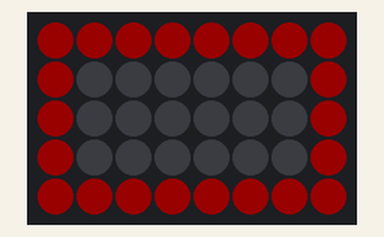
This sketch was run on a simulated Arduino Uno, built with avr-gcc and run on an emulated ATmega328P. On the bench: 8×5 RGB LED matrix (first LED top left, wired row by row). Dim RGB values are drawn brighter than linear.

Above: at 0.49 s.
At 1.11 s:
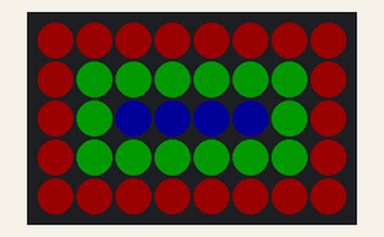

The sketch:

Simple_Animations.ino
```cpp
/*
 * This code is part of the University of Sheffield EEE Society Arduino Labs, Session Three. It makes the Adafruit Neopixel Shield
 * display random colours across all 40 LEDs. For more information about the society please visit our wesbite: www.eeesoc.com
 *
 * DATE: 27/10/2018
 * AUTHOR: Sam Maxwell
 */
 //LIBRARIES - Imports libraries of functions that we can use in the code
#include <Adafruit_NeoPixel.h>
#include <Adafruit_NeoMatrix.h>
#include <Adafruit_GFX.h>

//DEFINITIONS - Contains values that will not be changed whilst the code is running
//Neopixel setup definitions
#define NMBR_OF_NEOPXLS 40  //The number of neopixels we are interfacing with
#define MTRX_WDTH 8         //The width of the Neopixel matrix in LEDs
#define MTRX_HGHT 5        //The length of the Neopixel matrix in LEDs
#define PIN_NEOPXLS 6       //The pin the neopixel data line is connected too

//Neopixel Colour definitions, all values can be between 0 and 255
#define MAX_BRGHTNSS 20    //The maximum brightness of the LEDs

//VARIABLES - Contains values that will be changed whilst the code is running
//Generating an Adafruit Neomatrix, allows for more complex patterns (Text, Shapes) to be generated
Adafruit_NeoMatrix neopxlMtrx = Adafruit_NeoMatrix(MTRX_WDTH, MTRX_HGHT, PIN_NEOPXLS,
                              NEO_MATRIX_TOP + NEO_MATRIX_RIGHT +
                              NEO_MATRIX_ROWS + NEO_MATRIX_PROGRESSIVE,
                              NEO_GRB + NEO_KHZ800);

//MATRIX COLOURS
int YELLOW = neopxlMtrx.Color(255, 255, 0);
int RED = neopxlMtrx.Color(255, 0, 0);
int BLUE = neopxlMtrx.Color(0, 255, 0);
int GREEN = neopxlMtrx.Color(0, 0, 255);

//Variables to track the position of the cursor on the Matrix
int row = 0, column = 0;

//SETUP - Only run once, used for initial hardware and software setup
void setup(){
  //Beginning Serial Commmunications for debugging
  Serial.begin(115200);

  //Initializing the Neopixel display
  neopxlMtrx.begin();
  neopxlMtrx.fillScreen(0);         //Setting the screen to black
  neopxlMtrx.setCursor(0, 0);       //Setting the cursor to the top left of the matrix
  neopxlMtrx.setBrightness(25);     //Setting the display brightness
  neopxlMtrx.setTextWrap(false);    //Stopping the matrix from wrapping text]
  neopxlMtrx.setTextColor(YELLOW);  //Setting the text colour to Yellow
}

//LOOP - Run continously, used for the main functionality of your code
void loop(){
  //Clearing the current display on the screen
  neopxlMtrx.fillScreen(0);
  neopxlMtrx.show();
  delay(300);

  //Drawing the rectangles
  neopxlMtrx.drawRect(0, 0, 8, 5, RED);
  neopxlMtrx.show();
  delay(300);
  neopxlMtrx.drawRect(1, 1, 6, 3, BLUE);
  neopxlMtrx.show();
  delay(300);
  neopxlMtrx.drawRect(2, 2, 4, 1, GREEN);
  neopxlMtrx.show();
  delay(300);
}
```

Measured:
- by itself, everything shown: repeats every 1.3 s, in 4 steps
